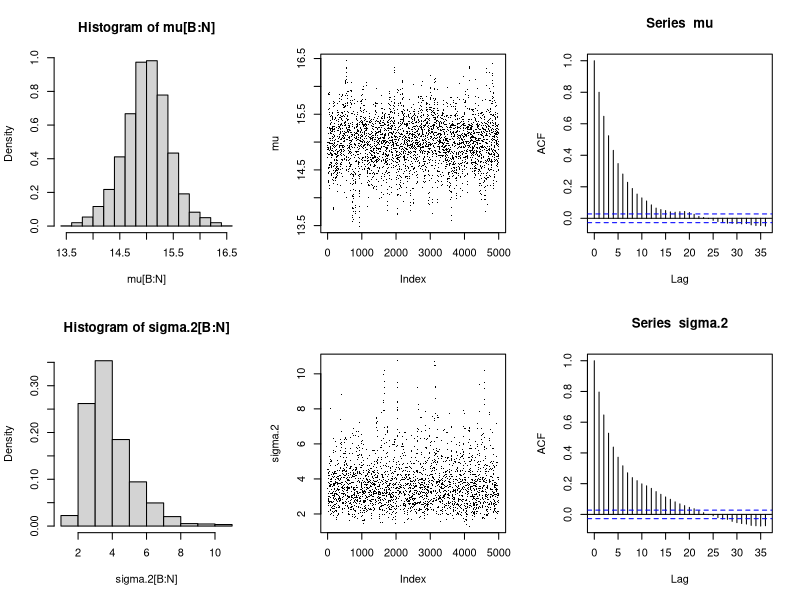

Write the R code that produced this figure.
### 2 parameter problem

logf = function(mu,sigma.2,y,n)  #log of the posterior distribution - values may be small or large
{
  logf = -(n/2+1)*log(sigma.2)-1/(2*sigma.2)*sum((y-mu)^2)
	return(logf)
}

# data for example from y = rnorm(20,15,2)
y = c(11.54053,16.60317,15.99318,15.38895,13.18257,18.03025,15.61183,14.42232,
      16.32630,14.43119,11.34286,16.12436,13.32910,14.78058,14.88083,15.48779,
      17.00922,14.08266,18.12429,13.31570)
n = length(y)

# intialize parameters 
mu = c()            # make mu a vector
mu[1] = mean(y)     # initialize mu
sigma.2 = c()       # make sigma.2 a vector
sigma.2[1] = var(y) # initialize sigma.2

# set run parameters
N = 5000
N1 = N + 1
B = 1000
accept.mu.ct = 0
accept.sigma.ct = 0
d = sd(y)/sqrt(n)  # select a standard deviation for drawing mu.star from proposal distribution

for(i in 1:N1) 
{
	# M-H on mu
	mu.star = rnorm(1,mu[i],d) # draw from normal distribution (symmetric proposal distribution)
	logf.star = logf(mu.star,sigma.2[i],y,n)
	logfi = logf(mu[i],sigma.2[i],y,n)
	alpha = min(1,exp(logf.star-logfi))   # for log of posterior, compare using exp()

if(runif(1) <= alpha) 
{
		mu[i+1] = mu.star
		accept.mu.ct = accept.mu.ct + 1
}
else mu[i+1] = mu[i]
{
	# M-H on sigma.2
	sigma.2.star = runif(1,sigma.2[i]/2,2*sigma.2[i])    # draw from asymmetric proposal distribution
	logf.star = logf(mu[i+1],sigma.2.star,y,n)
	logfi = logf(mu[i+1],sigma.2[i],y,n)
	logf.star.q = logf.star-(log(2)-log(3*sigma.2[i])) # divide by proposal probability
	logfi.q = logfi-(log(2)-log(3*sigma.2.star))       # divide by proposal probability
	alpha = min(1,exp(logf.star.q-logfi.q))          
}
if(runif(1) <= alpha) 
{
		sigma.2[i+1] = sigma.2.star
		accept.sigma.ct = accept.sigma.ct + 1
}
else sigma.2[i+1] = sigma.2[i]
}

# acceptance probabilities
accept.mu.ct/N
accept.sigma.ct/N

# compute means and variances excluding burn in iterations
mean(mu[B:N])
var(mu[B:N])
mean(sigma.2[B:N])
var(sigma.2[B:N])

# credible interval for mu
mu.cr = mu[B:N]
mu.cr = sort(mu.cr)
U = as.integer(.975*(N-B))
L = as.integer(.025*(N-B))
print(c("(",round(mu.cr[L],4),",",round(mu.cr[U],4),")"),quote=FALSE)

# credible interval for sigma.2
sigma.2.cr = sigma.2[B:N]
sigma.2.cr = sort(sigma.2.cr)
U = as.integer(.975*(N-B))
L = as.integer(.025*(N-B))
msg = paste("(",round(sigma.2.cr[L],4),",",round(sigma.2.cr[U],4),")")
print(msg,quote=FALSE)

#  histograms, traces and autocorrelations
par(mfrow=c(2,3))
hist(mu[B:N],freq=FALSE)
plot(mu,type='p',pch='.')
acf(mu)
hist(sigma.2[B:N],freq=FALSE)
plot(sigma.2,type='p',pch='.')
acf(sigma.2)

#dev.off()
# check with frequentist values
mean(y)
var(y)/n
t.alpha.2 =qt(.975,19)
U = mean(y) + t.alpha.2*sqrt(var(y)/n)
L = mean(y) - t.alpha.2*sqrt(var(y)/n)
msg = paste("(",L,",",U,")")
print(msg,quote=FALSE)




